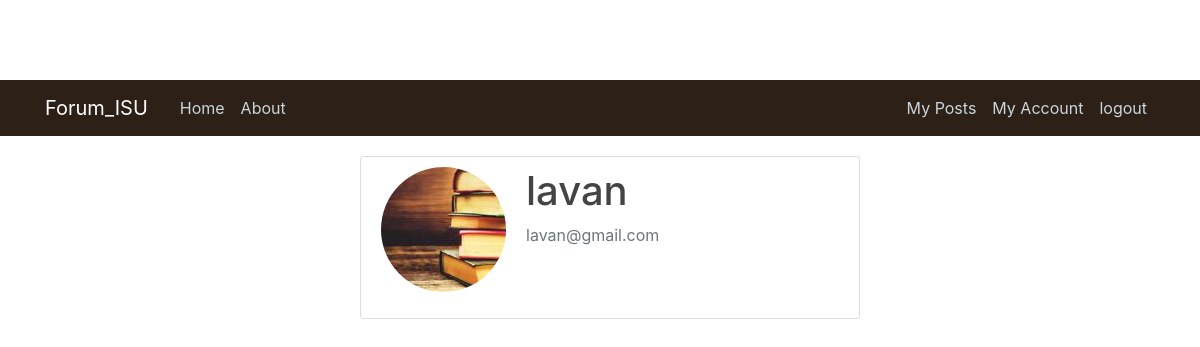
Screenshot of /profile?user_id=1 (signed in) with the database file from the repository.
### forum_isu/models.py (models this page shows, shortened)
class User(db.Model, UserMixin):
    id         = db.Column(db.Integer, primary_key=True)
    username   = db.Column(db.String(20), unique=True, nullable=False)
    email      = db.Column(db.String(120), unique=True, nullable=False)
    image_file = db.Column(db.String(20), nullable=False, default='default.jpg')
    password   = db.Column(db.String(60), nullable=False)
    posts       = db.relationship('Post', backref='author', lazy=True)

### forum_isu/routes.py (the view)
@app.route('/profile')
def profile():
    return render_template ('profile.html')

### forum_isu/models.py (called while the page is built)
@login_manager.user_loader
def load_user(user_id):
    return User.query.get(int(user_id))

### forum_isu/routes.py (called while the page is built)
@app.template_filter('getUser')
def getUser(userId):
    user=User.query.filter_by(id=userId).all()
    return user

### forum_isu/templates/profile.html
{% extends "layout.html" %}
{% block content %}
{% for user in request.args.get('user_id')|getUser %}
    <div class="content-section">
      <div class="media">
        <img class="rounded-circle account-img" src="{{ url_for('static', filename='profile_pics/' + user.image_file) }}">
        <div class="media-body">
          <h2 class="account-heading">{{ user.username }}</h2>
          <p class="text-secondary">{{ user.email }}</p>
        </div>
      </div>
{% endfor %}
{% endblock content %}

### forum_isu/static/main.css (style rules this page uses)
body { background-image: url("https://www.desktopbackground.org/p/2011/01/23/146299_sanderson-home-wallpapers-maycott-addison-plain-collection_800x800_h.jpg"); color: #333333; margin-top: 5rem; }
h1, h2, h3, h4, h5, h6 { color: #444444; }
.content-section { background: #ffffff; padding: 10px 20px; border: 1px solid #dddddd; border-radius: 3px; margin-top:20px; margin-left: 300px; width:500px; }
.account-img { height: 125px; width: 125px; margin-right: 20px; margin-bottom: 16px; }
.account-heading { font-size: 2.5rem; }

### rows the page displays
User: image_file (picture), username "lavan", email "lavan@gmail.com"
